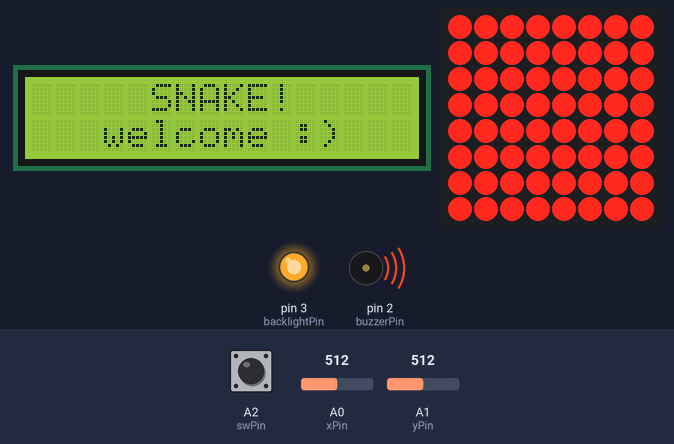
A sketch run on a simulated Arduino Uno, built with avr-gcc and run on an emulated ATmega328P. Parts: 16×2 character LCD, 8×8 LED matrix, output pins drawn as LEDs (lit = HIGH), buzzer (waves = sounding). The inputs (shaded band) are chosen by the test bench; at power-on: A2 (swPin) HIGH, A1 (yPin) = 512, A0 (xPin) = 512. Random numbers use the default seed unless the sketch sets one; what the sketch prints to the serial monitor is not drawn.

Above: at 1.4 s.
At 3.3 s:
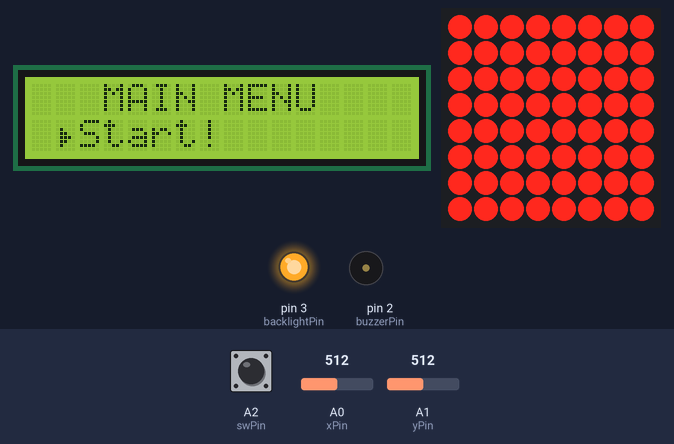
3.4 s: A2 (swPin) pulled LOW for 0.15 s
At 3.57 s:
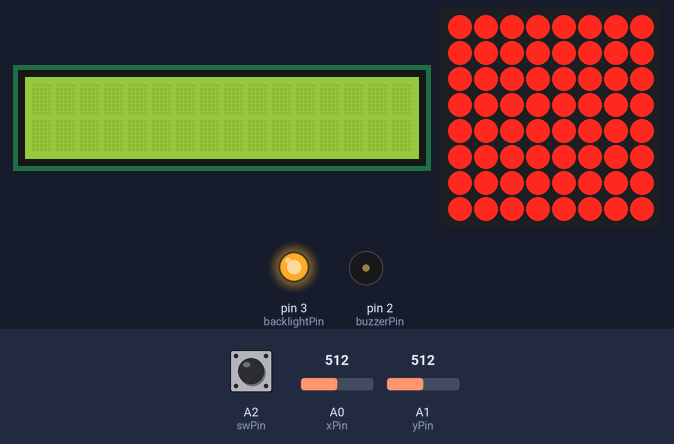
4.1 s: A1 (yPin) set to 582
6.7 s: A1 (yPin) set to 614
At 8.8 s:
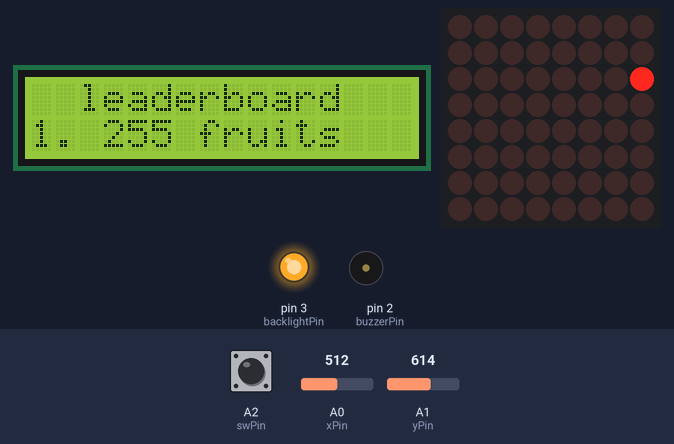
9.7 s: A0 (xPin) set to 610
At 10.06 s:
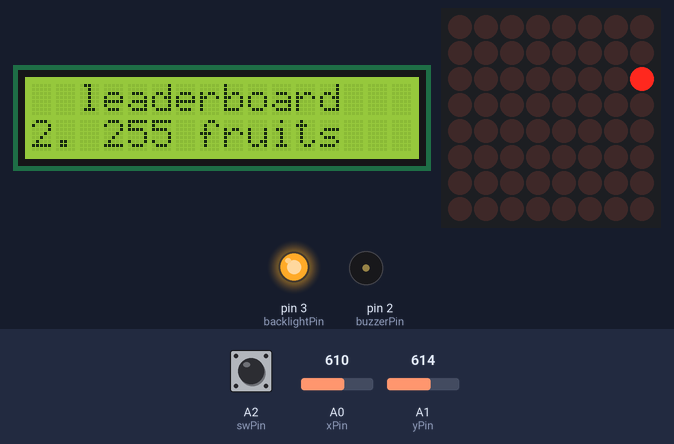
11.4 s: A0 (xPin) set to 590
Timing chart, 0 to 14.4 s (numbered marks = the images above; inputs shaded):
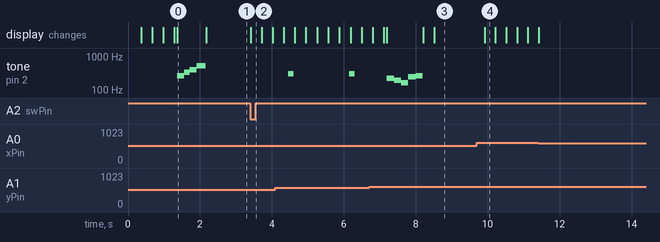

The sketch:

Code.ino
```cpp
#include "LedControl.h"
#include <LiquidCrystal.h>
#include <EEPROM.h>
// Pin definitions for the LED matrix
const int dinPin = 12;
const int clockPin = 11;
const int loadPin = 10;

// Pin definitions for the joystick
const int xPin = A0;
const int yPin = A1;
const int swPin = A2;


// lcd variables
const byte rs = 9;
const byte en = 8;
const byte d4 = 7;
const byte d5 = 6;
const byte d6 = 5;
const byte d7 = 4;

LiquidCrystal lcd(rs, en, d4, d5, d6, d7);

// Pins for brightness
const int backlightPin = 3;
const int potentiometerPin = A3;


// Custom characters
byte heartIcon[8] = { B00000, B00000, B01010, B11111, B11111, B01110, B00100, B00000 };
byte fruitIcon[8] = { B00000, B00010, B00100, B01110, B10111, B11111, B01110, B00000 };
byte arrowIcon[8] = { B00000, B00000, B01000, B01100, B01110, B01100, B01000, B00000 };
byte blockIcon[8] = { B11111, B11001, B11101, B11101, B11111, B11111, B11111, B11111 };

// --------------------------------------------------------------------

// Buzzer variables
struct BuzzerNote {
  int frequency;
  int duration;
};

BuzzerNote introMelody[] = {
  {261, 200},
  {329, 200},
  {392, 200},
  {523, 200}
};

int buzzerCurrent = 0;
unsigned long noteEndTime = 0;

const int buzzerPin = 2;
int buzzerTone = 1000;
int buzzerTime = 50;
int buzzerState = 0;

// Thresholds and directions for joystick movement detection
const int minThreshold = 400;
const int maxThreshold = 600;
unsigned int readJoyStickDebounce = 300;
unsigned int lastReadJoystick = 0;
enum SwitchPosition {
  UP,
  DOWN,
  LEFT,
  RIGHT,
  CENTER,
  NONE
};

// Timing variables for movement updates
int moveInterval = 200;
int moveIntervalSnake = 200;  // tune this parameter for player speed
unsigned long lastMoved = 0;
unsigned long lastMovedSnake = 0;


// ----------------------------------------------------------

// LedControl object for matrix
LedControl lc = LedControl(dinPin, clockPin, loadPin, 1); // DIN, CLK, LOAD, number of devices

// Size of the LED matrix (8x8)
const byte matrixSize = 8;
bool matrixChanged = true;

// 2D array representing the state (on/off) of each LED in the matrix
byte matrix[matrixSize][matrixSize] = { /* Initial state with all LEDs off */ };

// Variable to control LED matrix brightness
byte brightness[2] = {2,2}; // 0 - lcd brightness, 1 - matrix brightness
int brightnessEepromAddress = 0;

// Variable to control sounds
int soundEepromAddress = 2;
byte soundState = HIGH;


// --------------------------------------------------------------------

// Menu variables
int gameState = 1; // 0 while playing, others while viewing menu
/*
  0 - currently playing; showing live score
  1 - viewing main menu
  2 - viewing settings menu
  3 - showing game info
  4 - after death display
  5 - leaderboard
*/

// delays for info page
int infoDelayTime = 0;
int infoDelayInterval = 1500;

String mainMenuItems[] = {"Start!", "Settings", "About the game"};
String settingsMenuItems[] = {"Menu light", "Game light", "Sounds", "Go back"};
int mainMenuCurrentItem = 0; // current item displayed on menu
int settingsMenuCurrentItem = 0;

int bestScores[3] = {0, 0, 0};
int bestScoresNumber = 3;
int bestScoresEepromAddress = 3;
int scoreDisplayed = 0;

// --------------------------------------------------------------------

// Snake variables
int snakeSize = 3;
// Define a struct to represent a coordinate
struct Coordinate {
  int x;
  int y;
};
Coordinate snake[] = {{2, 2}, {1, 2}, {0, 2}}; // Create a vertical 3-piece snake at the left edge of the matrix
byte xLastPos = 2;
byte yLastPos = 2;

// Represent direction
struct Direction {
  int dx;
  int dy;
};
// Last movement direction (initialised to right)
Direction lastDirection = {1, 0};


// Fruit variables
Coordinate fruit;
bool fruitSpawned = false;
unsigned int fruitBlinkInterval = 100;
unsigned int fruitLastBlink = 0;
bool fruitOn = false;
unsigned int fruitsEaten = 0;

unsigned int remainingLives = 3;

// --------------------------------------------------------------------


void setup() {
  Serial.begin(9600);

  pinMode(swPin, INPUT_PULLUP);
  pinMode(backlightPin, OUTPUT);
  lc.shutdown(0, false); // Disable power saving, turn on the display

  // Create special characters
  lcd.createChar(0, heartIcon);
  lcd.createChar(1, fruitIcon);
  lcd.createChar(2, arrowIcon);
  lcd.createChar(3, blockIcon);


  // Set the brightness levels
  brightness[0] = EEPROM.read(brightnessEepromAddress);
  brightness[1] = EEPROM.read(brightnessEepromAddress +1);
  analogWrite(backlightPin, brightness[0]);
  lc.setIntensity(0, brightness[1]);

  // Set sound ON/OFF
  soundState = EEPROM.read(soundEepromAddress);

  // Set best scores
  bestScores[0] = EEPROM.read(bestScoresEepromAddress);
  bestScores[1] = EEPROM.read(bestScoresEepromAddress+1);
  bestScores[2] = EEPROM.read(bestScoresEepromAddress+2);

  startUp();
  lcd.clear();
  matrix[snake[0].x][snake[0].y] = 1; // Turn on the initial LED position

  randomSeed(analogRead(0)); // seeding from empty pin (noise) so that fruits are randomly generated
  generateFruit();
  analogWrite(backlightPin, brightness[0]);
}

void loop() {
  inMenu(gameState);
  if (gameState == 0) {
    inGame();
  }
}

// Intro when opening the game
void startUp() {
  // Display intro message on the LCD
  lcd.begin(16, 2);
  lcd.clear();
  lcd.setCursor(5, 0);
  lcd.print("SNAKE!");
  lcd.setCursor(3, 1);
  lcd.print("welcome :)");

  // Light up the LEDs on the matrix in a spiral from the center to the border
  int startRow = 0, endRow = matrixSize - 1;
  int startCol = 0, endCol = matrixSize - 1;

  while (startRow <= endRow && startCol <= endCol) {
    for (int i = startCol; i <= endCol; i++) {
      lc.setLed(0, startRow, i, true);
      delay(20);
    }
    startRow++;

    for (int i = startRow; i <= endRow; i++) {
      lc.setLed(0, i, endCol, true);
      delay(20);
    }
    endCol--;

    if (startRow <= endRow) {
      for (int i = endCol; i >= startCol; i--) {
        lc.setLed(0, endRow, i, true);
        delay(20);
      }
      endRow--;
    }

    if (startCol <= endCol) {
      for (int i = endRow; i >= startRow; i--) {
        lc.setLed(0, i, startCol, true);
        delay(20);
      }
      startCol++;
    }
  }
  buzzerIntro();
}

// ---------------------------------------------------------------

// States of the game
void inMenu(int state) {
  switch (state) {
    case 0:
      Serial.println("0. in game\n");
      gameStats();
      break;
    case 1:
      Serial.println("1. Main Menu\n");
      mainMenu();
      break;
    case 2:
      Serial.println("2. Settings Menu\n");
      settingsMenu();
      break;
    case 3:
      Serial.println("3. About the game\n");
      infoPage();
      break;
    case 4:
      Serial.println("4. After the game\n");
      afterGame();
      break;
    case 5:
      Serial.println("5. Leaderboard\n");
      leaderboard();
      break;
    default:
      Serial.println("Not an option\n");
      Serial.print("Tried ");
      Serial.println(state);
  }
}


void mainMenu() {
  // Update the display
  lcd.setCursor(0, 0);
  lcd.print("   MAIN MENU");
  lcd.setCursor(1, 1);
  lcd.write(byte(2));
  lcd.print(mainMenuItems[mainMenuCurrentItem]);

  // Read the joystick input
  SwitchPosition switchPosition = readSwitch();

  if (switchPosition == DOWN) {
    mainMenuCurrentItem--;
    if (mainMenuCurrentItem < 0){
      mainMenuCurrentItem = 2;
    }
  } else if (switchPosition == UP) {
    mainMenuCurrentItem = (mainMenuCurrentItem+1) % 3;
  } else if (switchPosition == CENTER) {
    mainMenuChoice(mainMenuCurrentItem);
  }

  if (switchPosition != NONE){
    lcd.clear();
    delay(20);
  }

}

void mainMenuChoice(int option){
  switch (option){
    case 0:
      // start game
      gameState = 0;
      lcd.clear();
      remainingLives = 3;
      fruitsEaten = 0;
      break;
    case 1:
      // settings menu
      gameState = 2;
      break;
    case 2:
      // about game
      gameState = 3;
      break;
    default:
      Serial.println("Not an option\n");
  }
}

void settingsMenu() {
  // Display the currently selected item
  lcd.setCursor(0, 0);
  lcd.print(settingsMenuItems[settingsMenuCurrentItem]);

  // Read the joystick input
  SwitchPosition switchPosition = readSwitch();

  if (switchPosition == DOWN) { // scroll down
    settingsMenuCurrentItem--;
    if (settingsMenuCurrentItem < 0){
      settingsMenuCurrentItem = 3;
    }
  }
  else if (switchPosition == UP) {  // scroll up
    settingsMenuCurrentItem = (settingsMenuCurrentItem+1) % 4;
  }
  else if (switchPosition == CENTER && settingsMenuCurrentItem == 3) {  // go back to main menu
    gameState = 1;
  }
  else if (switchPosition == CENTER && settingsMenuCurrentItem == 2) {  // toggle volume
    soundState = !soundState;
    EEPROM.update(soundEepromAddress, soundState);
  }

  // Update the display
  lcd.clear();
  lcd.setCursor(0, 0);

  lcd.print(settingsMenuItems[settingsMenuCurrentItem]);
  lcd.setCursor(0, 1);


  if (settingsMenuCurrentItem == 0){ // show lcd brightness
    int potValue = analogRead(potentiometerPin);
    brightness[0] = map(potValue, 0, 1023, 0, 255);
    analogWrite(backlightPin, brightness[0]);

    lcd.print(" Intensity:");
    displayIntensity(brightness[0], 70, 150);

    brightnessToEeprom();
  }

  if (settingsMenuCurrentItem == 1){ // show matrix brightness
    int potValue = analogRead(potentiometerPin);
    brightness[1] = map(potValue, 0, 1023, 0, 15);
    lc.setIntensity(0, brightness[1]);

    lcd.print(" Intensity:");
    displayIntensity(brightness[1], 0, 10);

    brightnessToEeprom();
  }

  if (settingsMenuCurrentItem == 2){ // turn sounds on/off
    lcd.print(" Turned ");
    if (soundState){
      lcd.print("ON");
    }
    else{
      lcd.print("OFF");
    }

  }

  // }
}

void gameStats(){
  analogWrite(backlightPin, brightness[0]);
  lcd.clear();
  // display eaten fruits
  displayFruits();
  // display current lives
  displayLives();
}

void  infoPage(){
  int scrollDebounce = millis() - infoDelayTime;
  lcd.clear();
  if (scrollDebounce < infoDelayInterval) {
    // lcd.clear();
    lcd.setCursor(0, 0);
    lcd.print(" Creator: ");
    lcd.setCursor(0, 1);
    lcd.print(" Cristina Damov ");
  }
  else if(scrollDebounce >= infoDelayInterval && scrollDebounce < infoDelayInterval * 2) {
    lcd.setCursor(0, 0);
    lcd.print(" Github: ");
    lcd.setCursor(0, 1);
    lcd.print(" criss505 ");
  }
  else if (scrollDebounce >= infoDelayInterval * 2 && scrollDebounce < infoDelayInterval * 3) {
    // lcd.clear();
    lcd.setCursor(0, 0);
    lcd.print(" Game: ");
    lcd.setCursor(0, 1);
    lcd.print(" snake! ");
  } else {
    infoDelayTime = millis();
  }

  // Go back to main menu when doing any joystick movement
  SwitchPosition joystickReading = readSwitch();
  if (joystickReading != NONE) {
    gameState = 1;
  }

}

void afterGame(){
  analogWrite(backlightPin, brightness[0]);
  lcd.clear();
  lcd.setCursor(0, 0);
  lcd.print("you died! xp");

  lcd.setCursor(0, 1);
  if (fruitsEaten < bestScores[2]){
    lcd.print("try again!");
  }
  else {
    lcd.print("good score!");
  }

  // Go back to main menu when doing any joystick movement
  SwitchPosition joystickReading = readSwitch();
  if (joystickReading != NONE) {
    if (fruitsEaten > bestScores[2]){ // add new score to leaderboard if needed
      addBestScore();
    }
    gameState = 5;
    scoreDisplayed = 0;
    lcd.clear();

  }
}

void leaderboard(){
  analogWrite(backlightPin, brightness[0]);

  lcd.clear();
  lcd.setCursor(2, 0);
  lcd.print("leaderboard");
  lcd.setCursor(0, 1);
  lcd.print(scoreDisplayed + 1);
  lcd.print(". ");
  lcd.print(bestScores[scoreDisplayed]);
  lcd.print(" fruits");

  // Scroll through best scores
  SwitchPosition joystickReading = readSwitch();
  if (joystickReading == DOWN) {
    scoreDisplayed--;
    if (scoreDisplayed < 0) {
      scoreDisplayed = 2;
    }
  }
  else if (joystickReading == UP) {
    scoreDisplayed = (scoreDisplayed + 1) % 3;
  }
  // Go back to main menu
  if (joystickReading == CENTER) {
    gameState = 1;
    lcd.clear();
  }

}


// ---------------------------------------------------------------

// Update new brightness variables in eeprom
void brightnessToEeprom(){
  EEPROM.update(brightnessEepromAddress, brightness[0]);
  EEPROM.update(brightnessEepromAddress +1, brightness[1]);
}

// Reads joystick state
SwitchPosition readSwitch(){
  // Reading debounce delay
  if (millis() - lastMoved > moveInterval) {
    // Read X-axis and Y-axis values
    int xValue = analogRead(xPin);
    int yValue = analogRead(yPin);
    int swValue = digitalRead(swPin);

    if (xValue > minThreshold && xValue < maxThreshold && yValue > minThreshold && yValue < maxThreshold && swValue == HIGH){
      return NONE;
    }
    // checked the none condition to not reset the lastMoved
    lastMoved = millis(); // Reset the movement timer

    if (xValue < minThreshold) return DOWN;
    if (xValue > maxThreshold) return UP;
    if (yValue < minThreshold) return LEFT;
    if (yValue > maxThreshold) return RIGHT;
    if (swValue == LOW) return CENTER;

  }
    return NONE;
}

// ---------------------------------------------------------------

// Loop while playing the game
void inGame(){
  // Display snake body parts
  for (int i = 0; i < snakeSize; i++) {
    lc.setLed(0, snake[i].x, snake[i].y, true);
  }

  blinkFruit();

  if (millis() - lastMovedSnake > moveIntervalSnake){
    updatePositions(); // Update the LED position based on joystick input
    checkMatrixBounds();
    checkEatFruit();

    lastMovedSnake = millis();
  }
  updateMatrix();
}


// Update the LED matrix display
void updateMatrix() {
  for (int row = 0; row < matrixSize; row++) {
    for (int col = 0; col < matrixSize; col++) {
      lc.setLed(0, row, col, matrix[row][col]);
    }
  }
}

// Read joystick input and update LED positions accordingly
void updatePositions() {
  // Store the last positions
  xLastPos = snake[0].x;
  yLastPos = snake[0].y;

  // Shift snake
  for (int i = snakeSize-1; i > 0; i--) {
    snake[i] = snake[i - 1];
  }

  SwitchPosition joystickPosition = readSwitch();
  bool changeDirection = false;

  // Update xPos based on joystick movement
  if (lastDirection.dy != 0){ // Doesn't make sense to change direction to the face or back of the snake, only left/right
    if (joystickPosition == DOWN) {
      snake[0].x = snake[0].x + 1;
      lastDirection = {1, 0};
      changeDirection = true;
    } else if (joystickPosition == UP) {
      snake[0].x = snake[0].x - 1;
      lastDirection = {-1, 0};
      changeDirection = true;
    }
    checkMatrixBounds();
  }

  // Update yPos based on joystick movement
  if (lastDirection.dx != 0){ // && snake[1].x == snake[0].x) {
    if (joystickPosition == LEFT && lastDirection.dy != 1) {
      snake[0].y = snake[0].y + 1;
      lastDirection = {0, 1};
      changeDirection = true;
    } else if (joystickPosition == RIGHT && lastDirection.dy != -1) {
      snake[0].y = snake[0].y - 1;
      lastDirection = {0, -1};
      changeDirection = true;
      checkMatrixBounds();
    }
  }

  if (changeDirection != true) {
    snake[0].x = snake[0].x + lastDirection.dx;
    snake[0].y = snake[0].y + lastDirection.dy;
  }

  checkMatrixBounds();


  // Check if the position has changed and update the matrix accordingly

  if ((snake[0].x != xLastPos || snake[0].y != yLastPos)) {
    matrix[xLastPos][yLastPos] = 0; // Turn off the LED at the last position
    matrix[snake[0].x][snake[0].y] = 1; // Turn on the LED at the new position
  }
}

// Check if player encounters walls
void checkMatrixBounds() {
  if (snake[0].x < 0 || snake[0].x >= matrixSize || snake[0].y < 0 || snake[0].y >= matrixSize) { // Snake hit a wall
    remainingLives--;
    buzzerHitWall();
    if (remainingLives == 0){
      gameState = 4;
      buzzerDeath();
    }

    // Put snake back on map for next life
    snake[0].x = (snake[0].x + matrixSize) % matrixSize;
    snake[0].y = (snake[0].y + matrixSize) % matrixSize;
  }
}

// Random fruit generator
void generateFruit() {
  bool touchSnake; // The fruit can't generate in a position occupied by snake

  if (fruitSpawned == false) {  // Only one fruit will be generated at a time
    do {
      touchSnake = false;

      // Generate a random position within the matrix
      fruit.x = random(matrixSize);
      fruit.y = random(matrixSize);

      // Check if the position coincides with any part of the snake
      for (int i = 0; i < 3; i++) {
        if (snake[i].x == fruit.x && snake[i].y == fruit.y) {
          touchSnake = true;
          break;
        }
      }
      fruitSpawned = true; // fruit generated succesfully!
      Serial.println("Fruit generated");
    } while (touchSnake);
  }
}

// Make the fruit blink on the matrix
void blinkFruit(){
  if (fruitSpawned) {
    if (millis() - fruitLastBlink >= fruitBlinkInterval) {
      fruitOn = !fruitOn; // Toggle the fruit's LED
      matrix[fruit.x][fruit.y] = fruitOn ? 1 : 0; // Update the matrix
      fruitLastBlink = millis(); // Update the last blink time
    }
  }
}

// Check if player encounters fruit
void checkEatFruit(){
  if (snake[0].x == fruit.x && snake[0].y == fruit.y) {
    // Serial.println("Fruit eaten");
    fruitsEaten++;
    moveIntervalSnake -= 5;
    buzzerEatFruit();

    fruitSpawned = false;
    generateFruit();
  }
}

// Grow size of player
void growSnake() {
  snakeSize++;
  // Initialize the new tail segment based on the last movement direction
  snake[snakeSize - 1].x = snake[snakeSize - 2].x - lastDirection.dx;
  snake[snakeSize - 1].y = snake[snakeSize - 2].y - lastDirection.dy;
}

// Show current number of lives while playing
void displayLives(){
  lcd.setCursor(5, 1);
  for (int i = 0; i < remainingLives; i++){
    lcd.write(byte(0));
    lcd.print(" ");
  }
}

// Show current score while playing
void displayFruits(){
  lcd.setCursor(6, 0);
  lcd.write(byte(1));
  lcd.print("x");
  lcd.print(fruitsEaten);
}

// Show brightness intensity on a 5-block scale
void displayIntensity(int value, int lowThreshold, int highThreshold){
  int intensityScale = map(value, lowThreshold, highThreshold, 0, 5);
  for (int i = 0; i < intensityScale; i++){
    lcd.write(byte(3));
  }
}

// Add current score to leaderboard
void addBestScore(){
  bestScores[2] = fruitsEaten;

  // Sort the high scores
  for (int i = 0; i < bestScoresNumber - 1; i++) {
      for (int j = 0; j < bestScoresNumber - i - 1; j++) {
          if (bestScores[j] < bestScores[j + 1]) {
            // Swap bestScores[j] and bestScores[j + 1]
            int temp = bestScores[j];
            bestScores[j] = bestScores[j + 1];
            bestScores[j + 1] = temp;
          }
      }
  }

  // Save to eeprom the new high scores
  EEPROM.update(bestScoresEepromAddress, bestScores[0]);
  EEPROM.update(bestScoresEepromAddress+1, bestScores[1]);
  EEPROM.update(bestScoresEepromAddress+2, bestScores[2]);
}


// ----------------------------------------------------

const int NOTE_E3 = 165;
const int NOTE_G3 = 196;
const int NOTE_A3 = 220;
const int NOTE_B3 = 247;
const int NOTE_C4 = 261;
const int NOTE_E4 = 329;
const int NOTE_G4 = 392;
const int NOTE_C5 = 523;

// Small tune when opening game
void buzzerIntro() {
  int introMelody[] = {NOTE_C4, NOTE_E4, NOTE_G4, NOTE_C5}; // notes
  int introDuration[] = {200, 150, 200, 250}; // duration of each note
  if (soundState){

    for (int i = 0; i < 4; i++) {
      tone(buzzerPin, introMelody[i], introDuration[i]);
      delay(introDuration[i]); //delay between notes
    }
  }
}

// Play a sequence of notes for the death sound
void buzzerDeath() {
  int numberOfTones = 5;
  int deathMelody[numberOfTones] = {NOTE_A3, NOTE_G3, NOTE_E3, NOTE_B3, NOTE_C4}; // notes
  int deathDuration = 200;

  // Delay is ok because we also want a small pause after death
  if (soundState){
    for (int i = 0; i < numberOfTones; i++) {
      tone(buzzerPin, deathMelody[i], deathDuration);
      delay(deathDuration); //delay between notes
    }
  }
}

// Sound when eating a fruit
void buzzerEatFruit() {
  int eatFruitTone = 500;
  int duration = 150;
  if (soundState){
    tone(buzzerPin, eatFruitTone, duration);
  }
}

// Sound when hitting a wall
void buzzerHitWall() {
  int hitWallTone = 300;
  int duration = 150;
  if (soundState){
    tone(buzzerPin, hitWallTone, duration);
  }
}
```

Measured:
- the behaviour switches between 600 and 601 on A1 (yPin) (found by bisection; images 2 and 3)
- after the input at 3.4 s, the display: changes at once (image 2)
- by itself, tone on pin 2 (buzzerPin): plays 220 Hz for 0.20 s, 196 Hz for 0.20 s, 165 Hz for 0.20 s, 247 Hz for 0.20 s, 261 Hz for 0.20 s
- what the display in image 0 shows lasts 0.8 s, from 1.4 s to 2.2 s
